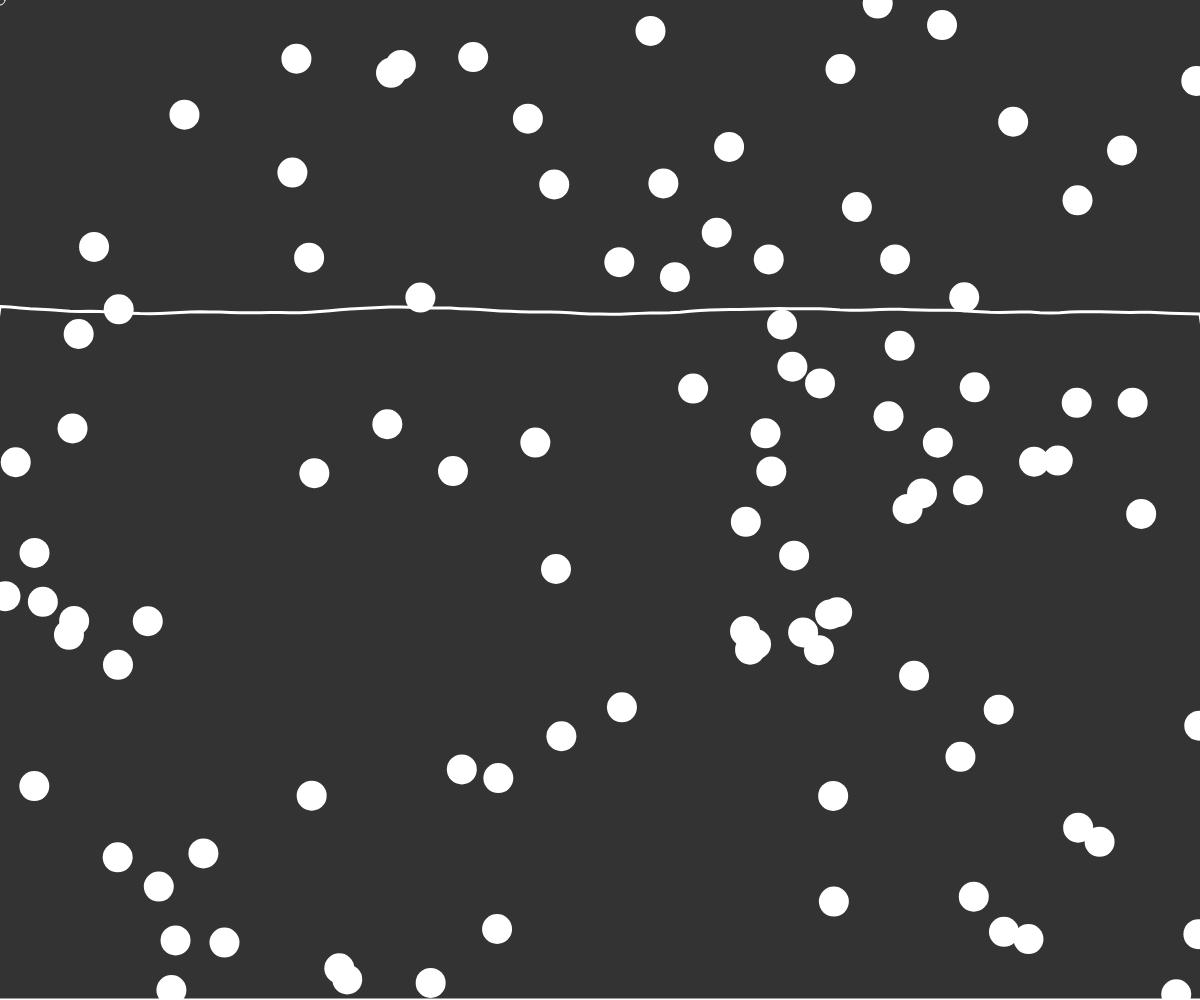
Frame 1 (no input)
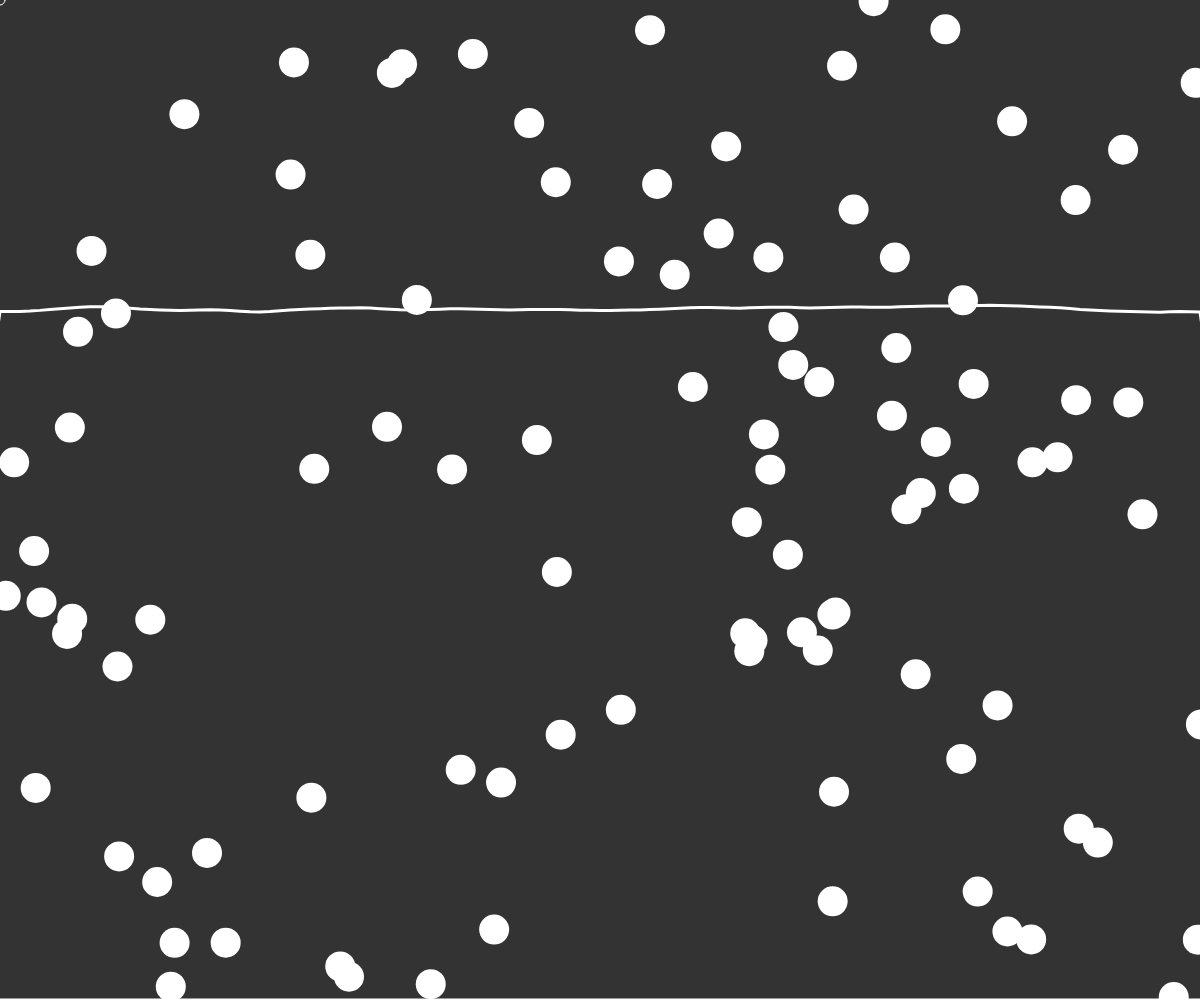
Frame 60 (no input)
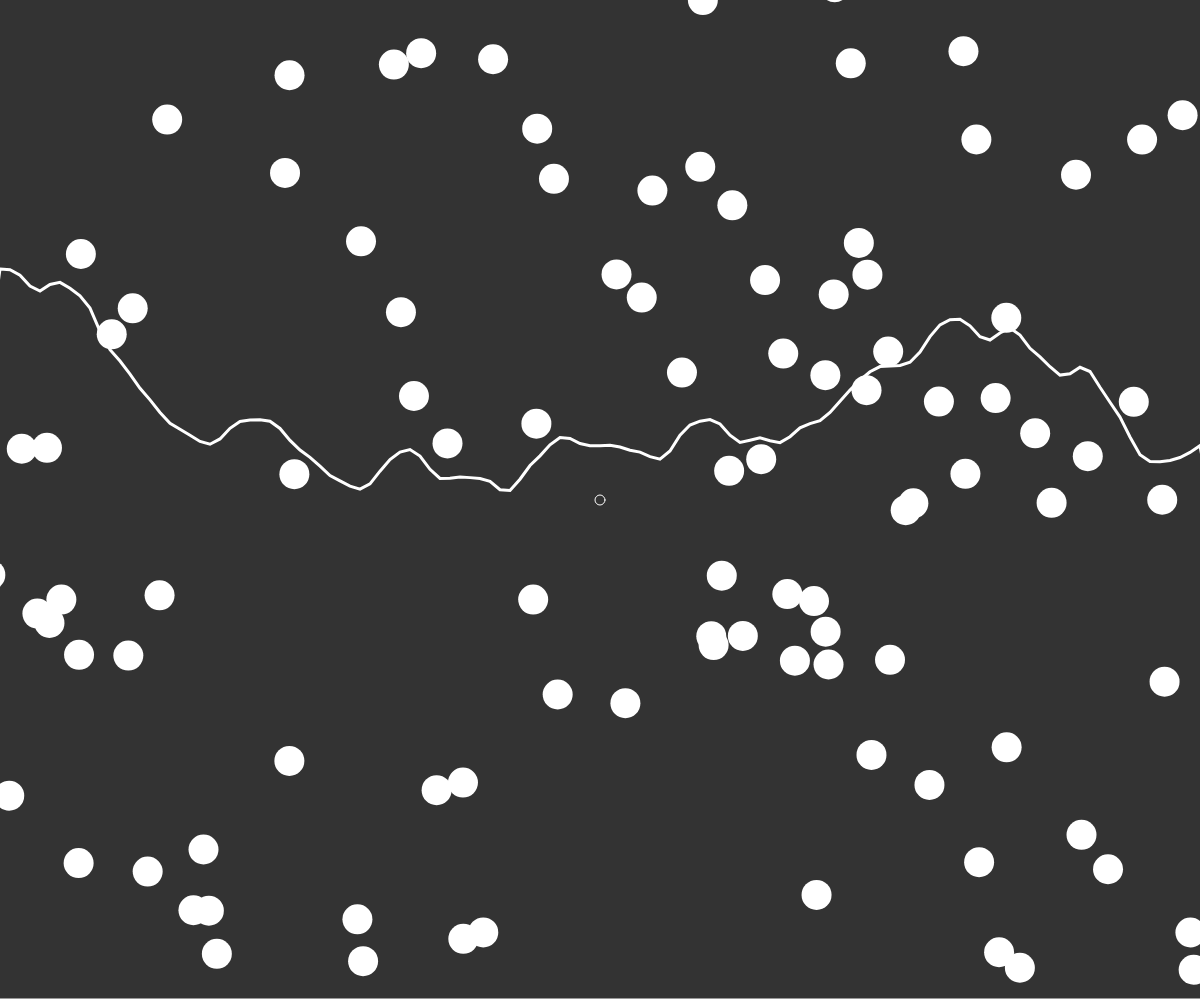
Frame 120 (the mouse pressed at the canvas centre since frame 60)

The p5.js sketch that drew these frames (run headless with seeded random() and noise() and a simulated clock; from frame 60 on, the mouse is pressed at the canvas centre):

// p5.js sketch
// ── sketch.js
function preload(){
  // put preload code here
}

var yoff = 0;
var xoff = 0;

var myBall;
var ballArray = [];
var counter = 100;

var cursorBall;

function setup() {
  createCanvas(windowWidth, windowHeight);
  background(51);
  noCursor();

  for (var i = 0; i < counter; i++){
  var myBall = new bouncingBalls (random()*width, random()*height, 30);
  ballArray.push(myBall);
  }

//istanza per nuovo cerchio indipendente che "sostituisce" il cursore
  cursorBall = new bouncingBalls (mouseX, mouseY, 10);
  cursorBall.color= 51;
  cursorBall.weight = 1;
}

function draw() {
  // generazione di un'onda tramite noise
    push();
    background(51);
    fill(51);
    beginShape();
    stroke('white');
    strokeWeight(3);
    // map gestisce la frequenza dell'onda in base al movimento deò cursore sull'asse x
    var a = map(mouseX, 0, width, 320, 0);
    var b = map(mouseX, 0, width, 300, 1000);

    for (var x = 0; x <= width; x += 10) {
      var y = map(noise(xoff, yoff), 0, 1, a, b);
      vertex(x, y);
      xoff += 0.05;
    }
    yoff += 0.01;
    vertex(width+100, height);
    vertex(-100, height);
    endShape(CLOSE);
    pop();


    push();
    for( var i = 0; i < ballArray.length; i++){
      var j = ballArray[i];
   	j.move();
   	j.display();
    }
    pop();

    push();
    cursorBall.command();
    cursorBall.display();
    pop();
}

function bouncingBalls (bx, by, bd)  {
  this.x = bx;
  this.y = by;
  this.size = bd;
  this.color = 'white';
  this.stroke = 'white';
  this.weight = 0;

//gestisce il movimento dei cerchi tutti
  this.move = function() {
  var a = map(mouseX, 0, width, 0.5, 10)
  var q = map(mouseX, mouseY, width, a , a);
   this.x = this.x + random(-q, q);
   this.y = this.y + random(-q, q);
 }

//command gestisce il movimento del cursorBall
  this.command = function() {
   this.x = mouseX;
   this.y = mouseY;
  }

//display
  this.display = function () {
    fill(this.color);
    stroke(this.stroke);
    strokeWeight(this.weight);
    ellipse(this.x, this.y, this.size);
  }
}
